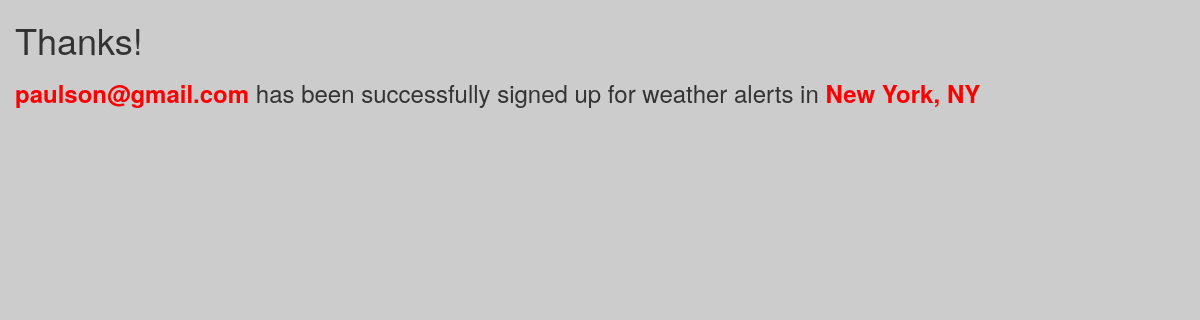
The app's page /newsletter/22/result/, older data.
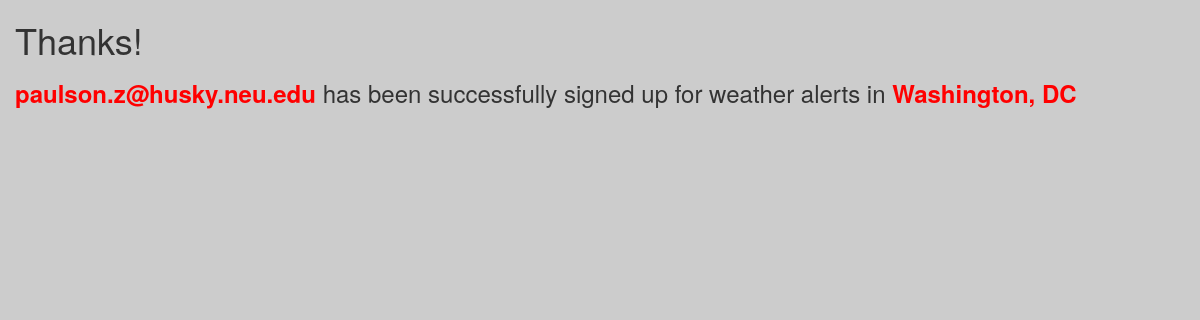
The same page, newer data.
### newsletter/models.py (models this page shows, shortened)
class EmailList(models.Model):
    email_address = models.CharField(max_length=100, unique=True, null=False)
    location = models.ForeignKey(Cities, on_delete=models.CASCADE)

class Cities(models.Model):
    city = models.CharField(max_length=100)
    state = models.CharField(max_length=100)
    def __str__(self):
        return '{}, {}'.format(self.city, self.state)

### newsletter/views.py (the view)
# urls.py: url(r'^(?P<pk>[0-9]+)/result/$', views.ResultView.as_view(), name='result')
class ResultView(generic.ListView):
    template_name = 'newsletter/result.html'
    context_object_name = 'entry'
    def get_queryset(self):
        return EmailList.objects.latest('id')

### newsletter/templates/newsletter/result.html (shortened to what this page needs)
<!DOCTYPE html>
<html lang="en">
<head>
    <link rel="stylesheet" href="https://maxcdn.bootstrapcdn.com/bootstrap/3.3.7/css/bootstrap.min.css"
>
    <link rel="stylesheet" href="https://maxcdn.bootstrapcdn.com/bootstrap/3.3.7/css/bootstrap-theme.min.css"
>
    {% load static %}
    <link rel="stylesheet" type="text/css" href="{% static 'newsletter/style.css' %}"/>
</head>
<body>
<div class="container">
    <div class="row">
        <h1>Thanks!</h1>
        <h3><strong>{{ entry.email_address }}</strong> has been successfully signed
            up for weather alerts in <strong>{{ entry.location }}</strong>
        </h3>
    </div>
</div>
</body>
</html>

### newsletter/static/newsletter/style.css (style rules this page uses)
body { background: #ccc; }
strong { color: #ff0000; }

Row changes from the older to the newer data that the page shows:
removed EmailList: email_address "paulson@gmail.com", location "New York, NY"
added EmailList: email_address "paulson.z@husky.neu.edu", location "Washington, DC"
